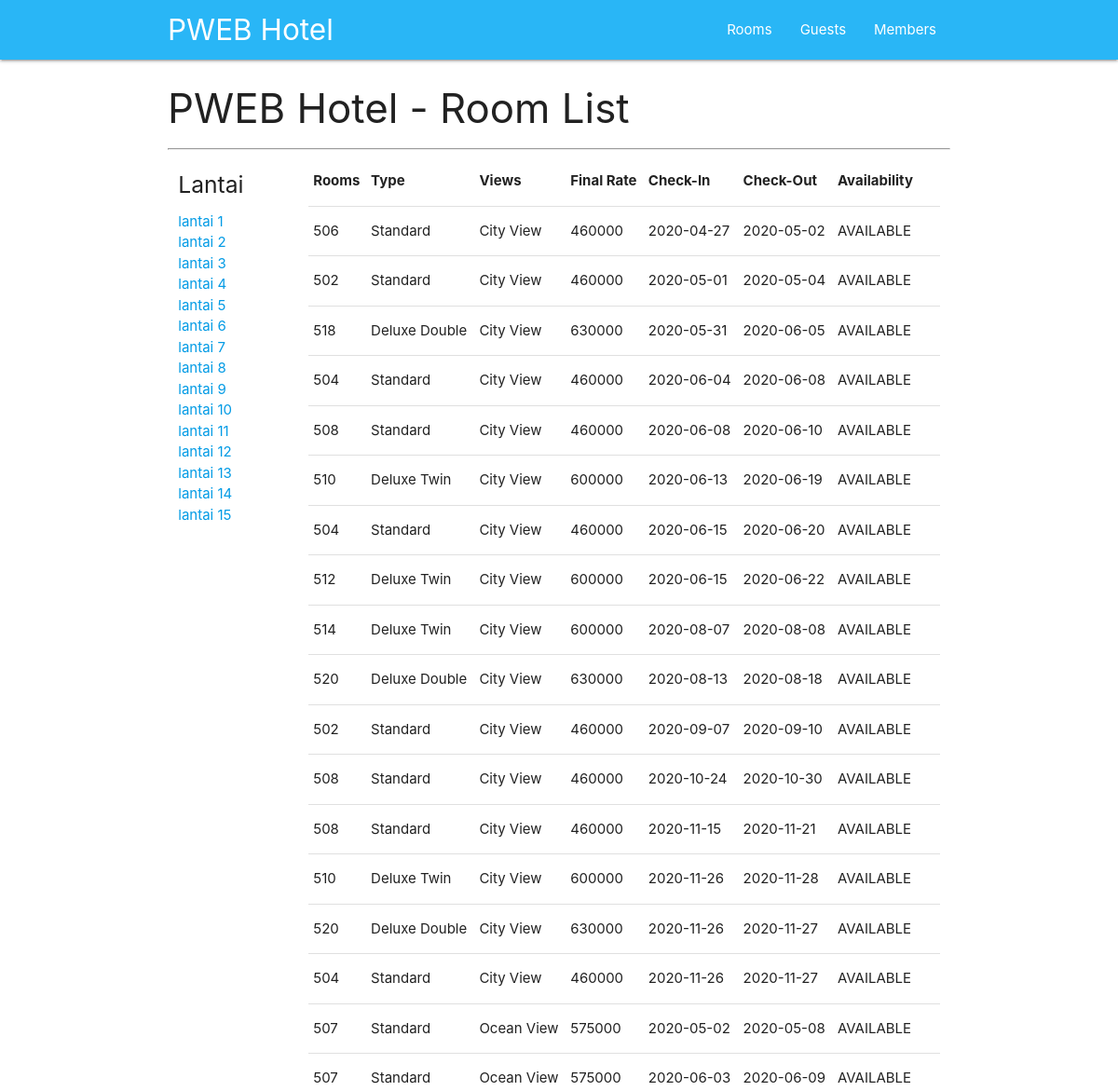
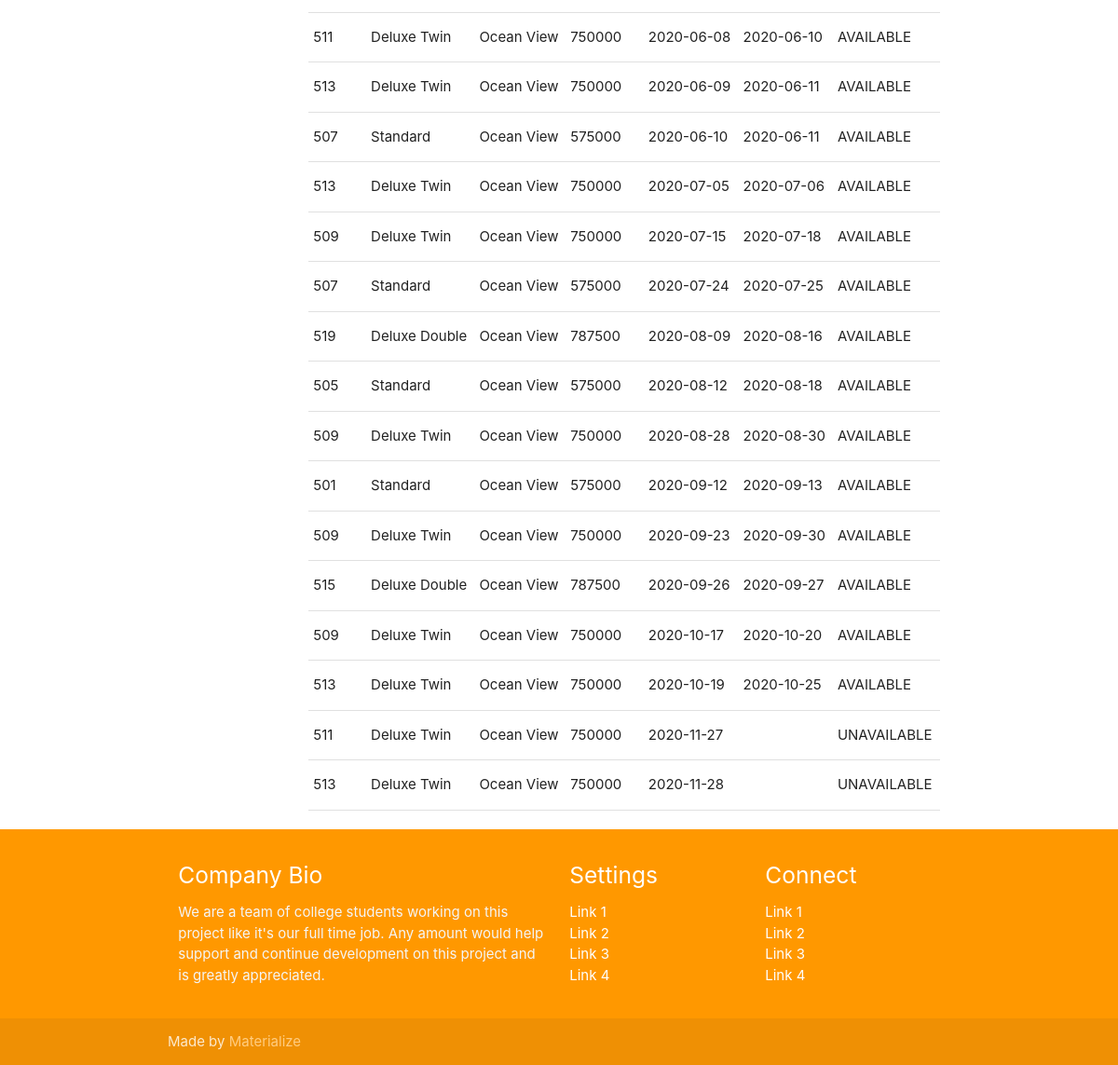
Screenshot of /rooms/5 with the database file from the repository (2 pictures, top to bottom).
### tables this page shows
CREATE TABLE `rooms` (
  `room` varchar(4) NOT NULL,
  `rtype` char(1) NOT NULL,
  `dview` char(1) NOT NULL,
  `smoke` tinyint(1) DEFAULT NULL,
  PRIMARY KEY (`room`)
);

CREATE TABLE `roomtype` (
  `kode` char(1) NOT NULL,
  `rtype` varchar(25) NOT NULL,
  `rate` int(11) NOT NULL,
  PRIMARY KEY (`kode`)
);

CREATE TABLE `views` (
  `vcode` char(1) NOT NULL,
  `dview` varchar(20) NOT NULL,
  `addv` double NOT NULL,
  PRIMARY KEY (`vcode`)
);

CREATE TABLE `guests` (
  `date_in` date DEFAULT NULL,
  `date_out` date DEFAULT NULL,
  `member_ID` char(8) DEFAULT NULL,
  `room` char(4) DEFAULT NULL
);

### html/application/controllers/Room.php (called while the page is built, shortened)
<?php
class Room extends CI_Controller
{
  function __construct()
  {
    $this->load->model('room_model');
  }
  public function roomlist( $lantai = '' )
  {
    if ($lantai == '') {
      $where = '';
    }
    else {
      $where = "rm.room LIKE '".$lantai."__%'" ;
    }
    $viewdata['judul'] = "PWEB Hotel - Room List";
    $viewdata['rooms'] = $this->room_model->roomList( $where );
    $this->load->view('layout/header');
    $this->load->view('roomlist', $viewdata);
    $this->load->view('layout/footer');
	}
}
 ?>

### html/index.php (called while the page is built, shortened)
<?php
require_once BASEPATH.'core/CodeIgniter.php';

### html/application/models/Room_model.php (called while the page is built, shortened)
<?php
class Room_model extends CI_Model {
  public function roomList( $where = '' )
  {
    $this->db->select('rm.room, rt.rtype , rt.rate, rv.dview, rate+(rate*addv) frate, gs.date_in, gs.date_out');
    $this->db->join('roomtype rt' , 'rm.rtype = rt.kode');
    $this->db->join('views rv' , 'rm.dview=rv.vcode');
    $this->db->join('guests gs', 'rm.room=gs.room');
    if ( $where != '' ) $this->db->where( $where );
    $query = $this->db->get( 'rooms rm' );
    return $query->result_array();
  }
}
 ?>

### html/application/views/roomlist.php (the view)
<div class="container">
<h3> <?= $judul ?> </h3>
<hr>
<div class="row">
  <div class="col s2">
    <h5>Lantai</h5>
    <ul>
      <?php
        for ($l=1; $l<=15 ; $l++) {
          ?>
          <li>
            <a href="/rooms/<?= $l?>">lantai <?= $l ?></a>
          </li>
          <?php
        }
       ?>
    </ul>
  </div>
  <div class="col s10">
    <table>
      <thead>
        <tr>
          <th>Rooms</th>
          <th>Type</th>
          <th>Views</th>
          <th>Final Rate</th>
          <th>Check-In</th>
          <th>Check-Out</th>
          <th>Availability</th>
        </tr>
      </thead>
      <tbody>
      <?php foreach ($rooms as $room): ?>
        <tr>
          <td> <?= $room['room'] ?></td>
          <td> <?= $room['rtype'] ?></td>
          <td> <?= $room['dview'] ?></td>
          <td> <?= $room['frate'] ?></td>
          <td> <?= $room['date_in'] ?></td>
          <td> <?= $room['date_out'] ?></td>
          <td>
            <?php if (empty($room['date_out'])): echo "UNAVAILABLE";?>
            <?php else: echo "AVAILABLE";?>
            <?php endif; ?>
          </td>
        </tr>
      <?php endforeach; ?>
      </tbody>
    </table>
  </div>
</div>
</div>

### rows the page displays
rooms: room "506", roomtype.rtype "Standard", views.dview "City View", frate "460000", guests.date_in "2020-04-27", guests.date_out "2020-05-02", shows "AVAILABLE"
rooms: room "502", roomtype.rtype "Standard", views.dview "City View", frate "460000", guests.date_in "2020-05-01", guests.date_out "2020-05-04", shows "AVAILABLE", guests.date_in "2020-09-07", guests.date_out "2020-09-10"
rooms: room "518", roomtype.rtype "Deluxe Double", views.dview "City View", frate "630000", guests.date_in "2020-05-31", guests.date_out "2020-06-05", shows "AVAILABLE"
rooms: room "504", roomtype.rtype "Standard", views.dview "City View", frate "460000", guests.date_in "2020-06-04", guests.date_out "2020-06-08", shows "AVAILABLE", guests.date_in "2020-06-15", guests.date_out "2020-06-20", guests.date_in "2020-11-26", guests.date_out "2020-11-27"
rooms: room "508", roomtype.rtype "Standard", views.dview "City View", frate "460000", guests.date_in "2020-06-08", guests.date_out "2020-06-10", shows "AVAILABLE", guests.date_in "2020-10-24", guests.date_out "2020-10-30", guests.date_in "2020-11-15", guests.date_out "2020-11-21"
rooms: room "510", roomtype.rtype "Deluxe Twin", views.dview "City View", frate "600000", guests.date_in "2020-06-13", guests.date_out "2020-06-19", shows "AVAILABLE", guests.date_in "2020-11-26", guests.date_out "2020-11-28"
rooms: room "512", roomtype.rtype "Deluxe Twin", views.dview "City View", frate "600000", guests.date_in "2020-06-15", guests.date_out "2020-06-22", shows "AVAILABLE"
rooms: room "514", roomtype.rtype "Deluxe Twin", views.dview "City View", frate "600000", guests.date_in "2020-08-07", guests.date_out "2020-08-08", shows "AVAILABLE"
rooms: room "520", roomtype.rtype "Deluxe Double", views.dview "City View", frate "630000", guests.date_in "2020-08-13", guests.date_out "2020-08-18", shows "AVAILABLE", guests.date_in "2020-11-26", guests.date_out "2020-11-27"
rooms: room "507", roomtype.rtype "Standard", views.dview "Ocean View", frate "575000", guests.date_in "2020-05-02", guests.date_out "2020-05-08", shows "AVAILABLE", guests.date_in "2020-06-03", guests.date_out "2020-06-09", guests.date_in "2020-06-10", guests.date_out "2020-06-11", guests.date_in "2020-07-24", guests.date_out "2020-07-25"
rooms: room "511", roomtype.rtype "Deluxe Twin", views.dview "Ocean View", frate "750000", guests.date_in "2020-06-08", guests.date_out "2020-06-10", shows "AVAILABLE", guests.date_in "2020-11-27"
rooms: room "513", roomtype.rtype "Deluxe Twin", views.dview "Ocean View", frate "750000", guests.date_in "2020-06-09", guests.date_out "2020-06-11", shows "AVAILABLE", guests.date_in "2020-07-05", guests.date_out "2020-07-06", guests.date_in "2020-10-19", guests.date_out "2020-10-25", guests.date_in "2020-11-28"
rooms: room "509", roomtype.rtype "Deluxe Twin", views.dview "Ocean View", frate "750000", guests.date_in "2020-07-15", guests.date_out "2020-07-18", shows "AVAILABLE", guests.date_in "2020-08-28", guests.date_out "2020-08-30", guests.date_in "2020-09-23", guests.date_out "2020-09-30", guests.date_in "2020-10-17", guests.date_out "2020-10-20"
rooms: room "519", roomtype.rtype "Deluxe Double", views.dview "Ocean View", frate "787500", guests.date_in "2020-08-09", guests.date_out "2020-08-16", shows "AVAILABLE"
rooms: room "505", roomtype.rtype "Standard", views.dview "Ocean View", frate "575000", guests.date_in "2020-08-12", guests.date_out "2020-08-18", shows "AVAILABLE"
rooms: room "501", roomtype.rtype "Standard", views.dview "Ocean View", frate "575000", guests.date_in "2020-09-12", guests.date_out "2020-09-13", shows "AVAILABLE"
rooms: room "515", roomtype.rtype "Deluxe Double", views.dview "Ocean View", frate "787500", guests.date_in "2020-09-26", guests.date_out "2020-09-27", shows "AVAILABLE"

### other values shown
$judul "PWEB Hotel - Room List"
